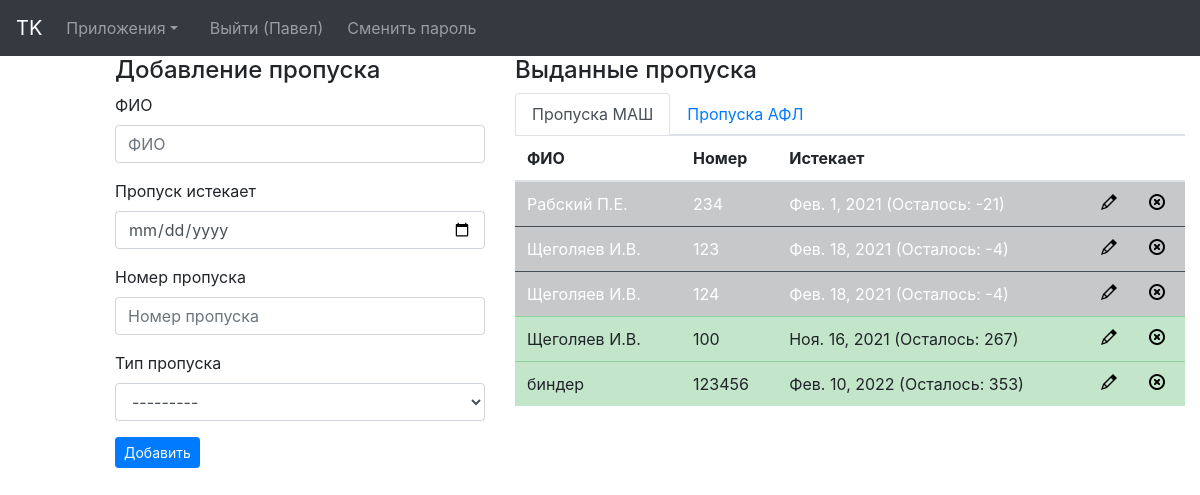
Screenshot of /passes/ (signed in) with the database file from the repository.
### passes/models.py (models this page shows, shortened)
class Passes(models.Model):
    PASS_TYPES = (
        ('afl', 'Пропуск АФЛ'),
        ('mash', 'Пропуск МАШ'),
    )
    author = models.ForeignKey(settings.AUTH_USER_MODEL, on_delete=models.CASCADE)
    owner = models.CharField(max_length=500, editable=True, blank=True)
    passexpired = models.DateField(blank=True, editable=True, null=True)
    passnumber = models.CharField(max_length=20, editable=True, blank=True)
    passtype = models.CharField(max_length=10, choices=PASS_TYPES)
    deleted = models.BooleanField(default=False)

### passes/views.py (the view, shortened to what this page needs)
# urls.py: url(r'^(?P<pass_id>[0-9]+)$', views.start, name='start'),
@login_required
def start(request, pass_id=None):
    context = {}
    try:
        context['role'] = PassesUsers.objects.get(user=request.user.id).role
    except Exception:
        return HttpResponse("START. Критическая ошибка контроля ролей. Обратитесь к администратору")
    if context['role'] == 'teamlead':
        if request.method == 'POST':
            form = PassesForm(request.POST)
            if form.is_valid():
                response = form.save(commit=False)
                response.author = User.objects.get(username=request.user)
                response.save()
        if pass_id == None:
            context['form'] = PassesForm()
        else:
            context['form'] = PassesForm(instance=Passes.objects.get(id=pass_id))
        allPasses = Passes.objects.all().filter(deleted=False)
        warning_days = 120
        danger_days = 90
        critical_days = 30
        for i in allPasses:
            print(i.author, request.user)
            if i.author == request.user:
                i.showmy = True
            else:
                i.showmy = False
            i.days_left = int(str(i.passexpired - datetime.date.today()).split()[0])
            if i.days_left > warning_days:
                i.status = "table-success"
            elif i.days_left <= warning_days and i.days_left > danger_days+1:
                i.status = "table-warning"
            elif i.days_left <= danger_days and i.days_left > critical_days+1:
                i.status = "table-danger"
            else:
                i.status = "table-dark"
        context['passes'] = sorted(allPasses, key=lambda student: student.passexpired)
    if context['role'] == 'admin':
        pass
    return render(request, 'passes/index.html', context)

### passes/forms.py
class PassesForm(ModelForm):
    class Meta:
        model = Passes
        fields = ['owner','passexpired', 'passnumber','passtype']
        labels = {
            "owner": "ФИО",
            "passexpired": "Пропуск истекает",
            "passnumber": "Номер пропуска",
            "passtype": "Тип пропуска",
        }
        widgets = {
            'passexpired': forms.DateInput(
                format=('%Y-%m-%d'),  # Формат, в котором ХРАНИТСЯ дата
                attrs = {
                    'class':'form-control',
                    'type':'date'
                }
            ),
        }

### templates/passes/index.html (shortened to what this page needs)
{% extends 'base.html' %}
{% load static %}
{% load bootstrap4 %}
{% block content %}
    <div class="container-fluid">
        <div class="row">
            <div class="col-xs-12 col-sm-6 col-md-8 col-lg-1">
            </div>
            <div class="col-xs-12 col-sm-6 col-md-8 col-lg-4">
                <h4>Добавление пропуска</h4>
                <form action="/passes/" method="post" class="form">
                    {% bootstrap_form form layout='horizontal' size='small' %}
                    <button type="submit" class="btn btn-primary btn-sm">Добавить</button>
                </form>
            </div>
            <div class="col-xs-12 col-sm-6 col-md-4 col-lg-7">
                <h4>Выданные пропуска</h4>
                <ul class="nav nav-tabs">
                    <li class="nav-item">
                        <a class="nav-link active" data-toggle="tab" href="#home">Пропуска МАШ</a>
                    </li>
                    <li class="nav-item">
                        <a class="nav-link" data-toggle="tab" href="#profile">Пропуска АФЛ</a>
                    </li>
                </ul>
                <div id="myTabContent" class="tab-content">
                    <div class="tab-pane fade active show" id="home">
                        <table class="table table-hover">
                            <thead>
                            <tr>
                                <th scope="col">ФИО</th>
                                <th scope="col">Номер</th>
                                <th scope="col">Истекает</th>
                                <th scope="col"></th>
                                <th scope="col"></th>
                            </tr>
                            </thead>
                            <tbody>
                            {% for i in passes %}
                                {% if i.passtype == 'mash' %}
                                    <tr class="{{ i.status }}">
                                        <td>{{ i.owner }}</td>
                                        <td>{{ i.passnumber }}</td>
                                        <td>{{ i.passexpired }} (Осталось: {{ i.days_left }})</td>
                                        <td>
                                            <a href="{{ i.id }}">
                                                <img src="{% static '\icons\pencil.png' %} ">
                                            </a>
                                        </td>
                                        <td>
                                            <a href="delete_pass/{{ i.id }}" onclick="return confirm('Ну и что, вот прям удаляем?');">
                                                <img src="{% static '\icons\delete.png' %} ">
                                            </a>
                                        </td>
                                    </tr>
                                {% endif %}
                            {% endfor %}
                            </tbody>
                        </table>
                    </div>
                </div>
            </div>
        </div>
    </div>
{% endblock %}

### templates/base.html (shortened to what this page needs)
{% load bootstrap4 %}
{% bootstrap_css %}
<!DOCTYPE html>
<html lang="en">
<head>
    {% load static %}
    <link rel="stylesheet" type="text/css" href="{% static "portal.css" %} " />
</head>
<nav class="navbar navbar-expand-lg navbar-dark bg-dark">
    <a class="navbar-brand" href="/">TK</a>
    <div class="collapse navbar-collapse" id="navbarColor02">
        <ul class="navbar-nav mr-auto">
            <li class="nav-item dropdown">
                <a class="nav-link dropdown-toggle" data-toggle="dropdown" href="#" id="themes">Приложения</a>
            </li>
            <li class="nav-item">
                <a class="nav-link" href="../help/"></a>
            </li>
            {%if user.is_authenticated %}
                <li class="nav-item mr-sm-2">
                    <a class="nav-link"  href="/accounts/logout">Выйти ({{ user.first_name }})</a>
                </li>
                <li class="nav-item mr-sm-2">
                    <a class="nav-link" href="/accounts/chpwd">Сменить пароль</a>
                </li>
            {% endif %}
        </ul>
    </div>
</nav>
{% if role == 'teamlead' %}{% block content %}{% endblock %}{% endif %}

### rows the page displays
Passes: owner "Рабский П.Е.", passnumber "234", passexpired "Фев. 1, 2021", days_left "-21"
Passes: owner "Щеголяев И.В.", passnumber "123", passexpired "Фев. 18, 2021", days_left "-4"
Passes: owner "Щеголяев И.В.", passnumber "124", passexpired "Фев. 18, 2021", days_left "-4"
Passes: owner "Щеголяев И.В.", passnumber "100", passexpired "Ноя. 16, 2021", days_left "267"
Passes: owner "биндер", passnumber "123456", passexpired "Фев. 10, 2022", days_left "353"

### other values shown
{{ user.first_name }} "Павел"
